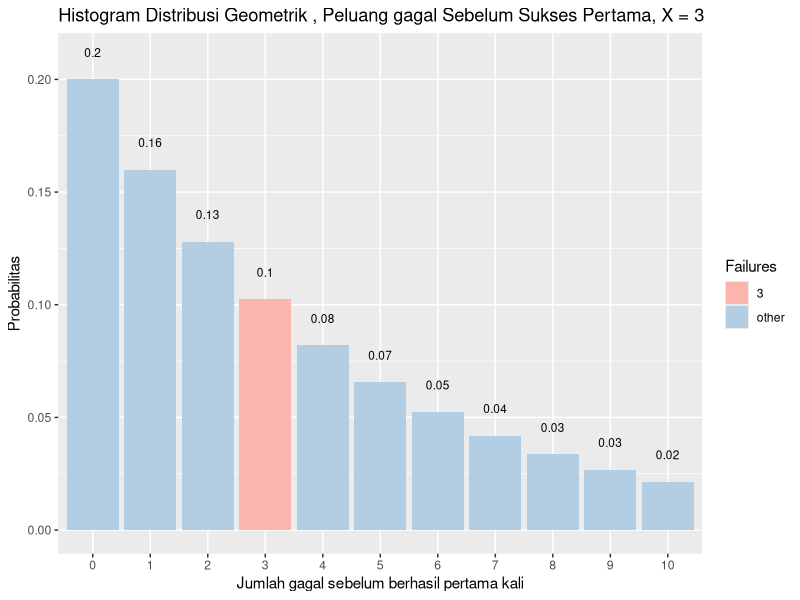
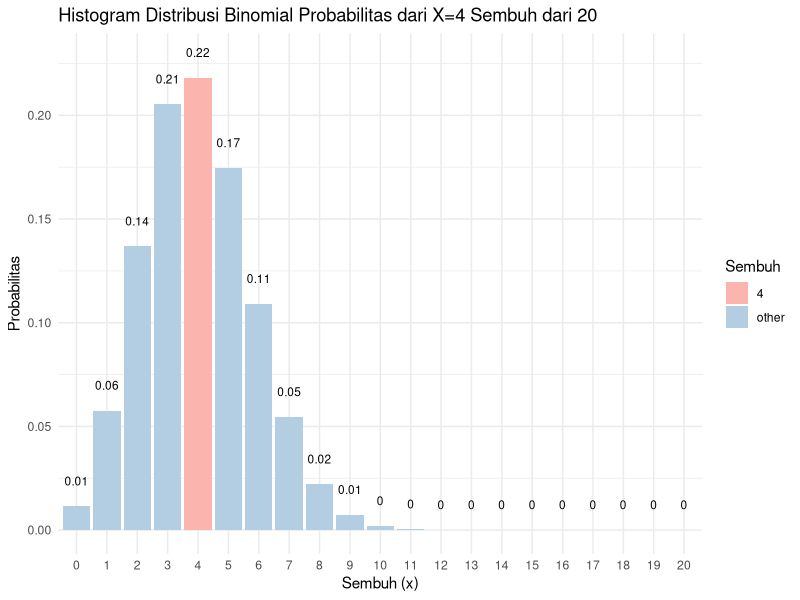
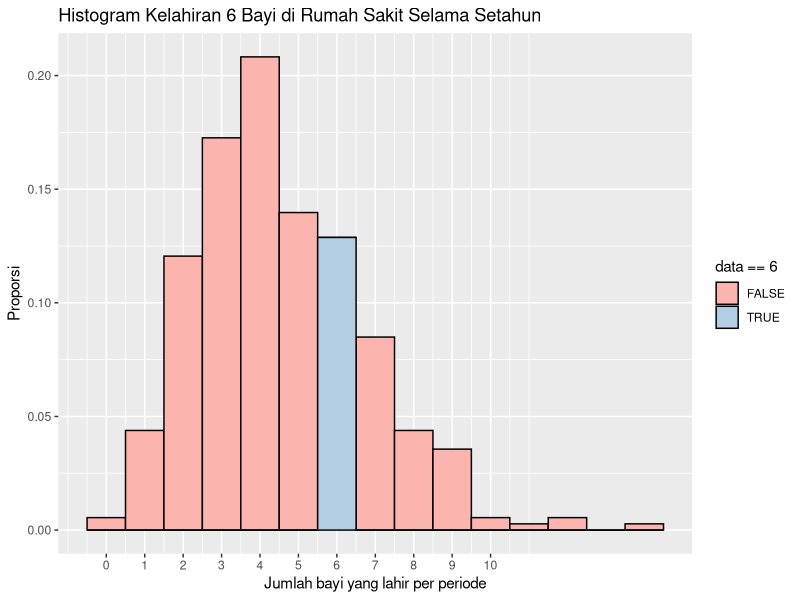
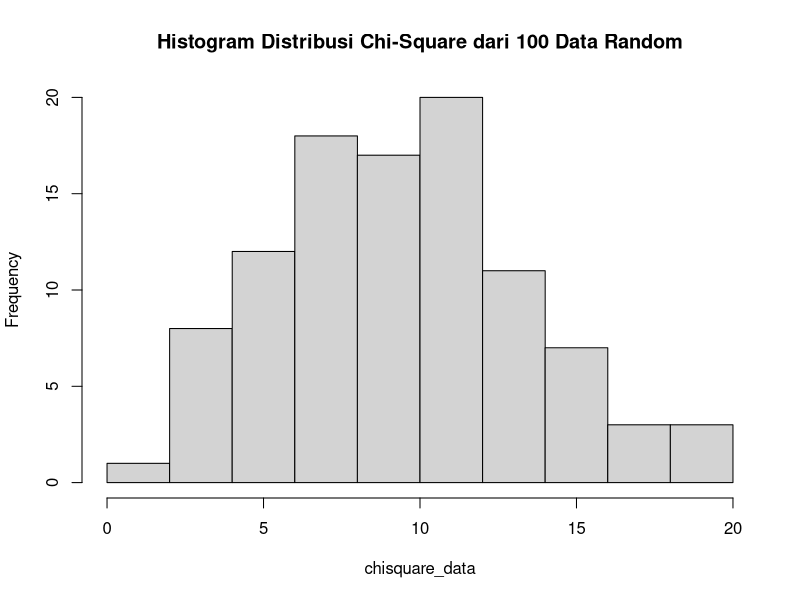
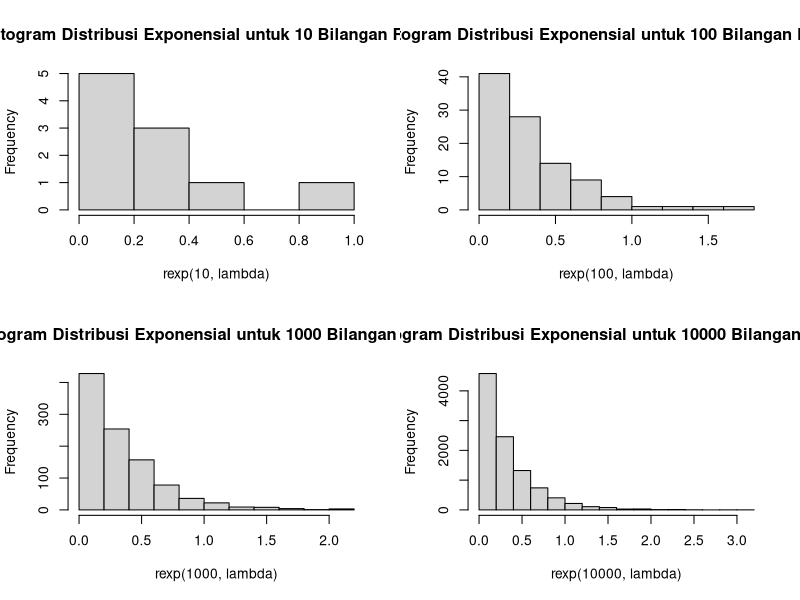
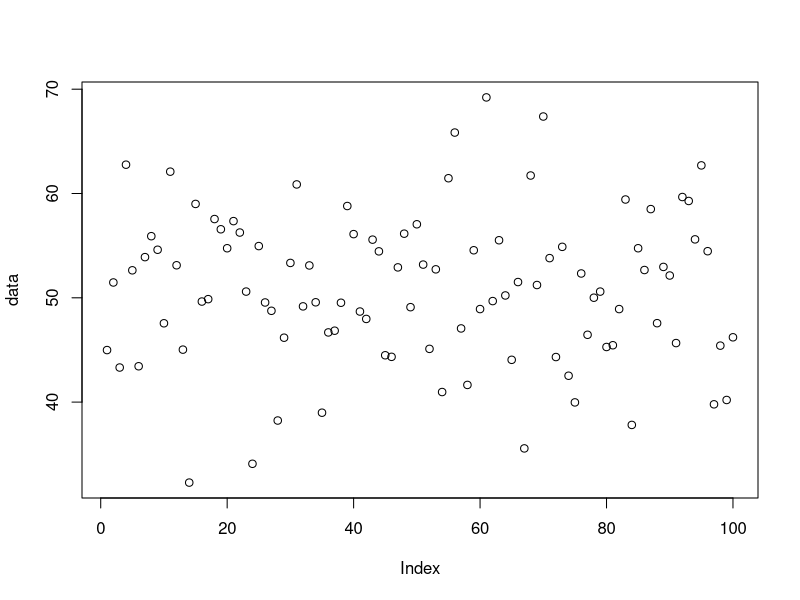
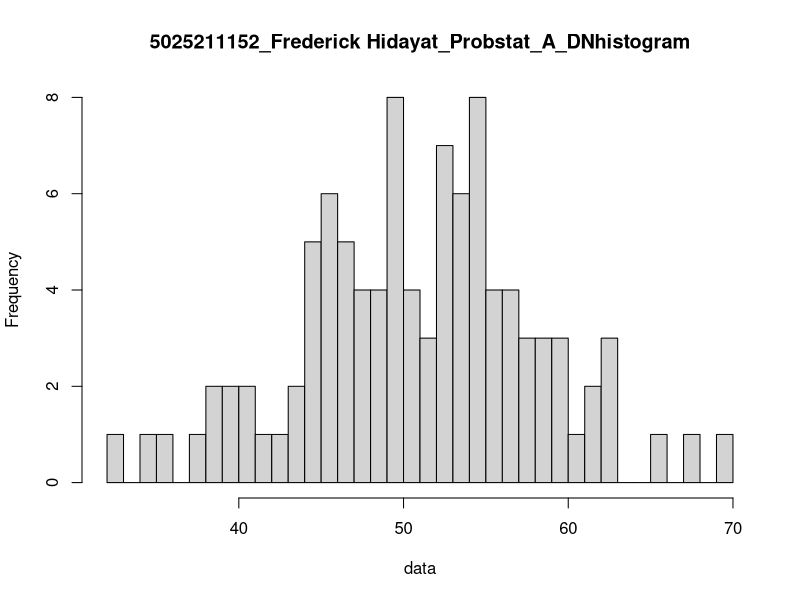

These figures' R source, in order:
#1 a Berapa peluang penyurvei bertemu x = 3 orang yang tidak menghadiri acara vaksinasi  sebelum keberhasilan pertama ketika p = 0,20 dari populasi menghadiri acara vaksinasi ? (distribusi Geometrik)
p = 0.20
n = 3
dgeom (x = n, prob = p)
#0.1024

#b mean Distribusi Geometrik dengan 10000 data random , prob = 0,20 dimana distribusi geometrik acak tersebut X = 3 ( distribusi geometrik acak () == 3 )
mean(rgeom(n = 10000, prob = p) == 3)


#c Bandingkan Hasil poin a dan b , apa kesimpulan yang bisa didapatkan?
# Nilai yang didapatkan dari nomor 1a adalah 0.1024, disisi lain, pada 1b didapatkan nilai yang tidak jauh beda dengan 1a, sehingga dapat disimpulkan bahwa perhitungan pada 1a mendekati hasil mean data random distribusi geometrik pada 1b

#d Histogram Distribusi Geometrik , Peluang X = 3 gagal Sebelum Sukses Pertama
library(dplyr)
library(ggplot2)

data.frame(x = 0:10, prob = dgeom(x = 0:10, prob = p)) %>%
  mutate(Failures = ifelse(x == 3, 3, "other")) %>%
  ggplot(aes(x = factor(x), y = prob, fill = Failures)) +
  geom_col() +
  geom_text(
    aes(label = round(prob,2), y = prob + 0.01),
    position = position_dodge(0.9),
    size = 3,
    vjust = 0
  ) +
  labs(title = "Histogram Distribusi Geometrik , Peluang gagal Sebelum Sukses Pertama, X = 3",
       x = "Jumlah gagal sebelum berhasil pertama kali",
       y = "Probabilitas") +
  scale_fill_brewer(palette = "Pastel1")
  
#e Nilai Rataan (μ) dan Varian (σ²) dari Distribusi Geometrik.

#nilai rataan
nilai_rataan <- 1/p; nilai_rataan
#5

#nilai varian
nilai_varian <- (1-p)/(p^2); nilai_varian
#20

#2 a Peluang terdapat 4 pasien yang sembuh.
# Jumlah pasien menderita COVID19 = 20, Peluang sembuh = 0.2
n = 20
p = 0.2
x = 4
dbinom (x, n, p)
#0.2181994

#b Gambarkan grafik histogram berdasarkan kasus tersebut.

#data distribusi binomial
library(dplyr)
library(ggplot2)

data.frame(x = 0:20, prob = dbinom(x = 0:20, size = 20, prob = 0.2)) %>%
  mutate(Sembuh = ifelse(x == 4, 4, "other")) %>%
  ggplot(aes(x = factor(x), y = prob, fill = Sembuh)) +
  theme_minimal()+
  geom_col() +
  geom_text(
    aes(label = round(prob,2), y = prob + 0.01),
    position = position_dodge(0.9),
    size = 3,
    vjust = 0) +
  labs(title = "Histogram Distribusi Binomial Probabilitas dari X=4 Sembuh dari 20",
       x = "Sembuh (x)",
       y = "Probabilitas")+
  scale_fill_brewer(palette = "Pastel1")

#c Nilai Rataan (μ) dan Varian (σ²) dari Distribusi Binomial.

#nilai rataan
nilai_rataan <- n*p; nilai_rataan
#4

#nilai varian
nilai_varian <- n*p*(1-p); nilai_varian
#3.2

#3 a Berapa peluang bahwa 6 bayi akan lahir di rumah sakit ini besok?
lambda = 4.5
x = 6
dpois(x, lambda)
#0.1281201

#b simulasikan dan buatlah histogram kelahiran 6 bayi akan lahir di rumah sakit ini  selama setahun (n = 365)
library(dplyr)
library(ggplot2)

random_data <- data.frame('data' = rpois(365, 4.5))
random_data %>% ggplot() +
  geom_histogram(aes(x = data,
                     y = stat(count / sum(count)),
                     fill = data == 6),
                 binwidth = 1,
                 color = 'black',) +
  scale_x_continuous(breaks = 0:10) + 
  labs(x = 'Jumlah bayi yang lahir per periode',
       y = 'Proporsi',
       title = 'Histogram Kelahiran 6 Bayi di Rumah Sakit Selama Setahun') +
  scale_fill_brewer(palette = "Pastel1")

random_data %>% dplyr::summarize(six_babies = sum(random_data$data == 6) / n())

#c dan bandingkan hasil poin a dan b , Apa kesimpulan yang bisa didapatkan
#Didapatkan hasil pada 3a adalah 0.1281201, sedangkan pada 3b didapatkan hasil yang mendekati, sehingga dapat ditarik kesimpulan bahwa perhitungan pada 3a mendekati simulasi terkait yang dilakukan pada soal 3b

#d Nilai Rataan (μ) dan Varian (σ²) dari Distribusi Poisson.

#nilai rataan
nilai_rataan <- lambda; nilai_rataan
#4.5

#nilai varian
nilai_varian <- lambda; nilai_varian
#4.5

#4 a Fungsi Probabilitas dari Distribusi Chi-Square.
x = 2
v = 10
dchisq(x, v)
#0.007664155

#b Histogram dari Distribusi Chi-Square dengan 100 data random.
set.seed(100)
n = 100
chisquare_data <- rchisq(n, v)

hist(chisquare_data, breaks = 10, main = "Histogram Distribusi Chi-Square dari 100 Data Random")

#c Nilai Rataan (μ) dan Varian (σ²) dari Distribusi Chi-Square.

#nilai rataan
nilai_rataan <- v; nilai_rataan
#10

#nilai varian
nilai_varian <- 2*v; nilai_varian
#20

#5 a Fungsi Probabilitas dari Distribusi Exponensial 
lambda = 3

#diketahui bilangan acak berdistribusi exponential
#misalkan ada 10 bilangan random
set.seed(1)
dexp(rexp(10, lambda))

#b Histogram dari Distribusi Exponensial untuk 10, 100, 1000 dan 10000 bilangan random
set.seed(1)

#membuat tampilan 2x2
par(mfrow=c(2,2))

hist(rexp(10, lambda), main = "Histogram Distribusi Exponensial untuk 10 Bilangan Random")
hist(rexp(100, lambda), main = "Histogram Distribusi Exponensial untuk 100 Bilangan Random")
hist(rexp(1000, lambda), main = "Histogram Distribusi Exponensial untuk 1000 Bilangan Random")
hist(rexp(10000, lambda), main = "Histogram Distribusi Exponensial untuk 10000 Bilangan Random")

#c Nilai Rataan (μ) dan Varian (σ²) dari Distribusi Exponensial untuk n = 100 dan λ = 3
set.seed(1)
n = 100
lambda = 3

#nilai rataan
mean(rexp(n, lambda))

#nilai varian
var(rexp(n, lambda))

#6 a Fungsi Probabilitas dari Distribusi Normal P(X1 ≤ x ≤ X2), hitung Z-Score Nya dan plot data generate randomnya dalam bentuk grafik. Petunjuk(gunakan fungsi plot()).
#Keterangan : 
#X1 = Dibawah rata-rata 
#X2 = Diatas rata-rata

# Terdapat 100 data dengan mean = 50 serta sd = 8
set.seed(1)
n = 100
mean_data = 50
sd_data = 8

data <- rnorm(n, mean_data, sd_data); data
rataan_data <- mean(data)

X1 <- floor(rataan_data)
X2 <- ceiling(rataan_data)

z_scores <- (data - rataan_data)/ sd(data); z_scores
par(mfrow=c(1,1))

#plot data generate random
plot (data)

#b Generate Histogram dari Distribusi Normal dengan breaks 50 dan format penamaan: 
#NRP_Nama_Probstat_{Nama Kelas}_DNhistogram
hist(data, breaks = 50, main = "5025211152_Frederick Hidayat_Probstat_A_DNhistogram")

#c Nilai Varian (σ²) dari hasil generate random nilai Distribusi Normal.
var(data)